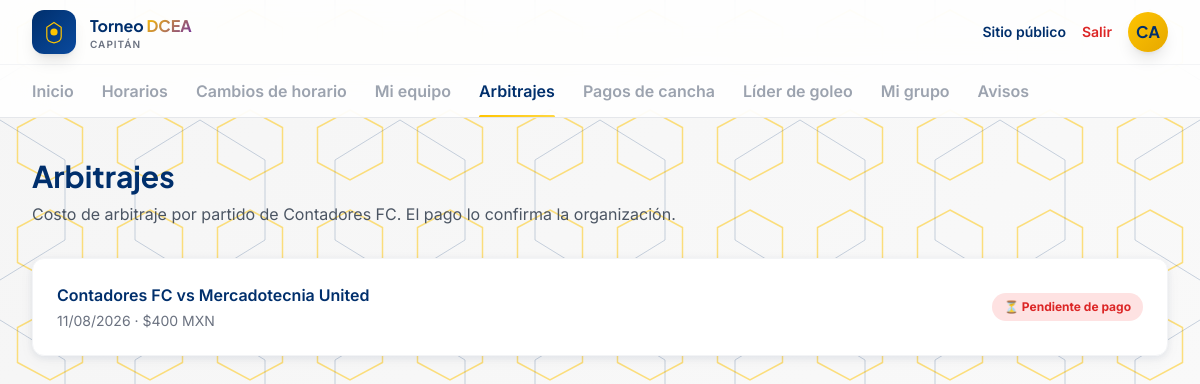
The app's page /capitan/arbitrajes (signed in) with its own data.
### app/models/usuarios.py (models this page shows, shortened)
class Usuario(UserMixin, db.Model):
    __tablename__ = "usuarios"
    id = db.Column(db.Integer, primary_key=True)
    nombre = db.Column(db.String(120), nullable=False)
    email = db.Column(db.String(150), unique=True, nullable=False)
    password_hash = db.Column(db.String(255), nullable=False)
    rol = db.Column(db.String(30), nullable=False)  # organizador, ayudante, capitan

### app/models/equipos.py (models this page shows, shortened)
class Equipo(db.Model):
    __tablename__ = "equipos"
    id = db.Column(db.Integer, primary_key=True)
    organizacion_id = db.Column(db.Integer, db.ForeignKey("organizaciones.id"), nullable=False)
    nombre = db.Column(db.String(120), nullable=False)
    escudo_url = db.Column(db.String(300))
    capitan_id = db.Column(db.Integer, db.ForeignKey("usuarios.id"))
    inscripciones = db.relationship("Inscripcion", backref="equipo", lazy=True)
    rosters = db.relationship("Roster", backref="equipo", lazy=True)
    def partidos(self):
        from app.models.partidos import Partido
        return Partido.query.filter(
            db.or_(Partido.equipo_local_id == self.id, Partido.equipo_visitante_id == self.id)
        ).all()

### app/models/partidos.py (models this page shows, shortened)
class Partido(db.Model):
    __tablename__ = "partidos"
    id = db.Column(db.Integer, primary_key=True)
    jornada_id = db.Column(db.Integer, db.ForeignKey("jornadas.id"), nullable=False)
    equipo_local_id = db.Column(db.Integer, db.ForeignKey("equipos.id"), nullable=False)
    equipo_visitante_id = db.Column(db.Integer, db.ForeignKey("equipos.id"), nullable=False)
    cancha_id = db.Column(db.Integer, db.ForeignKey("canchas.id"))
    arbitro_id = db.Column(db.Integer, db.ForeignKey("arbitros.id"))
    fecha = db.Column(db.Date, nullable=False)
    hora = db.Column(db.Time, nullable=False)
    estado = db.Column(db.String(20), default="programado")
    resultado_local = db.Column(db.Integer)
    resultado_visitante = db.Column(db.Integer)
    nota = db.Column(db.String(300))  # motivo de suspension, etc.
    costo_arbitraje = db.Column(db.Integer, default=400)
    arbitraje_pagado_local = db.Column(db.Boolean, default=False)
    arbitraje_pagado_visitante = db.Column(db.Boolean, default=False)
    recordatorio_dia_antes_enviado = db.Column(db.Boolean, default=False)
    recordatorio_hora_antes_enviado = db.Column(db.Boolean, default=False)
    equipo_local = db.relationship("Equipo", foreign_keys=[equipo_local_id])
    equipo_visitante = db.relationship("Equipo", foreign_keys=[equipo_visitante_id])
    eventos = db.relationship("EventoPartido", backref="partido", lazy=True)
    detalles = db.relationship("DetallePartidoEquipo", backref="partido", lazy=True)
    def arbitraje_pagado_de(self, equipo_id):
        if equipo_id == self.equipo_local_id:
            return self.arbitraje_pagado_local
        if equipo_id == self.equipo_visitante_id:
            return self.arbitraje_pagado_visitante
        return None

### app/routes/capitan.py (the view)
@capitan_bp.route("/arbitrajes")
@login_required
@requiere_rol("capitan")
def arbitrajes():
    equipo = _mi_equipo()
    partidos = sorted(equipo.partidos(), key=lambda p: p.fecha)
    return render_template("capitan/arbitrajes.html", equipo=equipo, partidos=partidos)

### app/routes/capitan.py (called while the page is built)
def _mi_equipo():
    return Equipo.query.filter_by(capitan_id=current_user.id).first()

### app/utils.py (called while the page is built)
def requiere_rol(*roles):
    def decorator(f):
        @wraps(f)
        def wrapped(*args, **kwargs):
            if not current_user.is_authenticated or current_user.rol not in roles:
                abort(403)
            return f(*args, **kwargs)
        return wrapped
    return decorator

### app/templates/capitan/arbitrajes.html (shortened to what this page needs)
{% extends "capitan/base.html" %}
{% block content %}
<h1 class="font-display text-3xl font-bold text-navy mb-2">Arbitrajes</h1>
<p class="text-gray-600 mb-8">Costo de arbitraje por partido de {{ equipo.nombre }}. El pago lo confirma la organización.</p>
<div class="space-y-4">
  {% for p in partidos %}
    {% set pagado = p.arbitraje_pagado_de(equipo.id) %}
    <div class="bg-white rounded-xl shadow-card border border-gray-100 p-6 flex items-center justify-between flex-wrap gap-4">
      <div>
        <p class="font-semibold text-navy">{{ p.equipo_local.nombre }} vs {{ p.equipo_visitante.nombre }}</p>
        <p class="text-sm text-gray-500 mt-1">{{ p.fecha.strftime('%d/%m/%Y') }} · ${{ p.costo_arbitraje }} MXN</p>
      </div>
      {% if pagado %}
        <span class="badge-green text-xs font-bold px-3 py-1.5 rounded-full">✅ Pagado</span>
      {% else %}
        <span class="badge-red text-xs font-bold px-3 py-1.5 rounded-full">⏳ Pendiente de pago</span>
      {% endif %}
    </div>
  {% else %}
    <p class="text-gray-500">Sin partidos registrados.</p>
  {% endfor %}
</div>
{% endblock %}

### app/templates/capitan/base.html (shortened to what this page needs)
<!DOCTYPE html>
<html lang="es">
<head>
<script src="https://cdn.tailwindcss.com"></script>
</head>
<body>
<header class="sticky top-0 z-40 bg-white/85 backdrop-blur-xl border-b border-gray-200">
  <div class="max-w-7xl mx-auto px-5 sm:px-8 h-16 flex items-center justify-between">
    <a href="{{ url_for('capitan.panel') }}" class="flex items-center gap-3.5">
      <div class="w-11 h-11 rounded-xl bg-gradient-to-br from-navy to-navy-light flex items-center justify-center shadow-lg">
        <svg width="24" height="24" viewBox="0 0 40 40" fill="none">
          <path d="M20 4 L32 12 V28 C32 34 28 37 20 38 C12 37 8 34 8 28 V12 Z" stroke="#FFC400" stroke-width="2" fill="none"/>
          <circle cx="20" cy="20" r="6" fill="#FFC400"/>
        </svg>
      </div>
      <div class="leading-tight">
        <p class="font-display font-bold text-navy text-[15px] sm:text-base">Torneo <span class="gradient-accent">DCEA</span></p>
        <p class="text-[10px] text-gray-500 tracking-widest uppercase font-semibold hidden sm:block">Capitán</p>
      </div>
    </a>
    <div class="flex items-center gap-4">
      <a href="{{ url_for('public.home') }}" class="text-sm font-semibold text-navy hover:text-gold hidden sm:inline">Sitio público</a>
      <a href="{{ url_for('capitan.logout') }}" class="text-sm font-semibold text-red-600 hover:text-red-800">Salir</a>
      <div class="w-10 h-10 rounded-full bg-gradient-to-br from-gold to-gold-dark text-navy font-display font-bold flex items-center justify-center shadow-lg">
        {{ current_user.nombre[:2].upper() if current_user.is_authenticated else '' }}
      </div>
    </div>
  </div>
  <nav class="max-w-7xl mx-auto px-5 sm:px-8 flex gap-7 border-t border-gray-100 overflow-x-auto">
    {% macro navlink(endpoint, label) %}
      <a href="{{ url_for(endpoint) }}" class="tab-link {{ 'active' if request.endpoint == endpoint }}">{{ label }}</a>
    {% endmacro %}
    {{ navlink('capitan.panel', 'Inicio') }}
    {{ navlink('capitan.disponibilidad', 'Horarios') }}
    {{ navlink('capitan.solicitudes', 'Cambios de horario') }}
    {{ navlink('capitan.mi_equipo', 'Mi equipo') }}
    {{ navlink('capitan.arbitrajes', 'Arbitrajes') }}
    {{ navlink('capitan.pagos_cancha', 'Pagos de cancha') }}
    {{ navlink('capitan.goleadores', 'Líder de goleo') }}
    {{ navlink('capitan.mi_grupo', 'Mi grupo') }}
    {{ navlink('capitan.avisos', 'Avisos') }}
  </nav>
</header>
<main class="max-w-7xl mx-auto px-5 sm:px-8 py-10">
  {% block content %}{% endblock %}
</main>
</body>
</html>

### app/templates/capitan/base.html (style rules this page uses)
* { box-sizing: border-box; }
body { font-family: 'Inter', sans-serif; min-height: 100vh; position: relative; background: linear-gradient(135deg, #F5F5F5 0%, #FAFAFA 100%); overflow-x: hidden; }
body::before { content: ''; position: fixed; top: 0; left: 0; width: 100%; height: 100%; z-index: -2; background-repeat: repeat; background-size: 100px 100px; pointer-events: none; }
body::after { content: ''; position: fixed; top: 0; left: 0; width: 100%; height: 100%; z-index: -2; background-repeat: repeat; background-size: 200px 200px; background-position: 100px 100px; pointer-events: none; }
main { position: relative; z-index: 1; }
.font-display { font-family: 'Plus Jakarta Sans', sans-serif; }
.tab-link { position: relative; font-weight: 600; color: #9CA3AF; padding: 14px 0; white-space: nowrap; }
.tab-link.active { color: #002F6C; }
.tab-link.active::after { content: ''; position: absolute; left: 0; right: 0; bottom: -1px; height: 3px; background: linear-gradient(90deg, #FFC400, #FFD740); border-radius: 2px; }
.badge-red { background: #FEE2E2; color: #DC2626; }
.gradient-accent { background: linear-gradient(135deg, #FFC400, #7030A0); -webkit-background-clip: text; -webkit-text-fill-color: transparent; background-clip: text; }

### records on screen
Usuario: nombre "CA"
Equipo: nombre "Contadores FC"
Partido: equipo_local.nombre "Contadores FC", equipo_visitante.nombre "Mercadotecnia United", fecha "11/08/2026", costo_arbitraje "400"

### other values on screen
{{ label }} "Inicio Horarios Cambios de horario Mi equipo Arbitrajes Pagos de cancha Líder de goleo Mi grupo Avisos"
